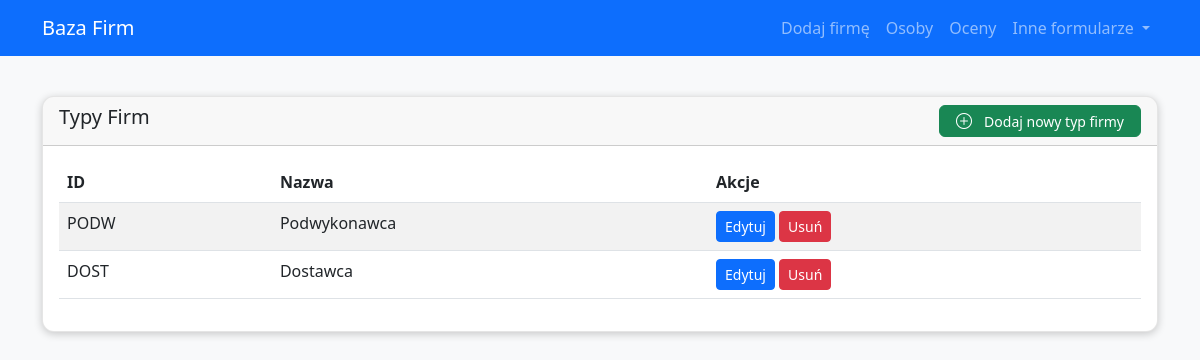
The page /company_types on the database as committed earlier.
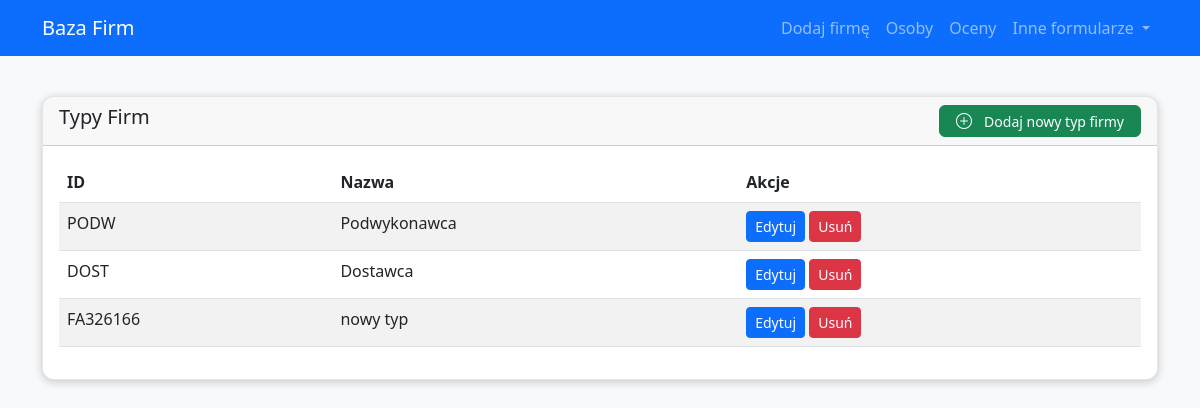
The same page on the database as committed later.
### app/models.py (models this page shows)
class FirmyTyp(db.Model):
    __tablename__ = 'FIRMY_TYP'
    ID_FIRMY_TYP = db.Column(db.Text, primary_key=True)
    Typ_firmy = db.Column(db.Text)
    firmy = db.relationship('Firmy', backref='typ_firmy', lazy='dynamic')

### app/routes.py (the view)
@main.route('/company_types')
def list_company_types():
    company_types = FirmyTyp.query.all()
    return render_template('company_types.html', items=company_types, title='Typy Firm')

### app/templates/company_types.html
{% extends 'base.html' %}
{% block content %}
<div class="row">
    <div class="col-12">
        <div class="card">
            <div class="card-header d-flex justify-content-between align-items-center">
                <h5 class="card-title">{{ title }}</h5>
                 <a href="{{ url_for('main.new_company_type') }}" class="btn btn-success btn-sm">
                    <i class="bi bi-plus-circle"></i> Dodaj nowy typ firmy
                </a>
            </div>
            <div class="card-body">
                <table class="table table-striped">
                    <thead>
                        <tr>
                            <th>ID</th>
                            <th>Nazwa</th>
                            <th>Akcje</th>
                        </tr>
                    </thead>
                    <tbody>
                        {% for item in items %}
                        <tr>
                            <td>{{ item.ID_FIRMY_TYP }}</td>
                            <td>{{ item.Typ_firmy }}</td>
                            <td>
                                <a href="{{ url_for('main.edit_company_type', id=item.ID_FIRMY_TYP) }}" class="btn btn-sm btn-primary">Edytuj</a>
                                <form action="{{ url_for('main.delete_company_type', id=item.ID_FIRMY_TYP) }}" method="POST" style="display: inline;">
                                    <button type="submit" class="btn btn-sm btn-danger" onclick="return confirm('Czy na pewno chcesz usunąć ten typ firmy?');">Usuń</button>
                                </form>
                            </td>
                        </tr>
                        {% endfor %}
                    </tbody>
                </table>
            </div>
        </div>
    </div>
</div>
{% endblock %}

### app/templates/base.html (shortened to what this page needs)
<!DOCTYPE html>
<html lang="pl">
    <head>
        <link href="https://cdn.jsdelivr.net/npm/bootstrap@5.3.0-alpha1/dist/css/bootstrap.min.css" rel="stylesheet">
        <link href="https://cdn.jsdelivr.net/npm/bootstrap-icons@1.10.0/font/bootstrap-icons.css" rel="stylesheet">
        <link href="https://cdn.jsdelivr.net/npm/select2@4.1.0-rc.0/dist/css/select2.min.css" rel="stylesheet" />
        <link href="{{ url_for('static', filename='css/main.css') }}" rel="stylesheet">
    </head>
    <body>
        <nav class="navbar navbar-expand-md navbar-dark bg-primary fixed-top">
            <div class="container">
                <a class="navbar-brand" href="{{ url_for('main.index') }}">Baza Firm</a>
                <div class="collapse navbar-collapse" id="navbarNav">
                    <ul class="navbar-nav ms-auto">
                        <li class="nav-item">
                            <a class="nav-link" href="{{ url_for('main.new_company') }}">Dodaj firmę</a>
                        </li>
                        <li class="nav-item">
                            <a class="nav-link" href="{{ url_for('main.list_persons') }}">Osoby</a>
                        </li>
                        <li class="nav-item">
                            <a class="nav-link" href="{{ url_for('main.list_ratings') }}">Oceny</a>
                        </li>
                        <li class="nav-item dropdown">
                            <a class="nav-link dropdown-toggle" href="#" id="navbarDropdown" role="button" data-bs-toggle="dropdown" aria-expanded="false">
                                Inne formularze
                            </a>
                        </li>
                    </ul>
                </div>
            </div>
        </nav>
        <div class="container pt-5 pb-4 mt-5">
            {% block content %}{% endblock %}
        </div>
    </body>
</html>

### app/static/css/main.css (style rules this page uses)
:root { --btn-primary-color: #0d6efd; --btn-secondary-color: #6c757d; --btn-success-color: #198754; --card-border-color: rgba(0, 0, 0, 0.1); }
body { background-color: #f8f9fa; position: relative; }
.nav-link { color: ofwhite; font-weight: 500; text-align: right; }
.card { border-radius: 12px; box-shadow: 0 2px 8px rgba(0, 0, 0, 0.2); margin-bottom: 1.5rem; border: 1px solid var(--card-border-color); overflow: hidden; transition: all 0.3s ease; }
.card-header .btn, .mobile-filter-content .btn { height: 32px; display: inline-flex; align-items: center; justify-content: center; gap: 0.5rem; font-weight: 500; border-radius: 0.375rem; transition: all 0.2s ease; padding: 0.375rem 0.75rem; }
.d-grid.gap-2.mt-4, .d-flex.justify-content-between { display: flex !important; flex-wrap: wrap; justify-content: space-between; gap: 8px; }
.btn .bi { font-size: 1rem; margin-right: 0.25rem; }
.d-flex.justify-content-between .btn { min-width: 150px; padding: 0.5rem 1rem; font-weight: 500; display: inline-flex; align-items: center; justify-content: center; gap: 0.5rem; }
.bi { font-size: 1rem; line-height: 1; vertical-align: middle; }

Rows that differ between the two databases and show on the page:
added FirmyTyp: ID_FIRMY_TYP "FA326166", Typ_firmy "nowy typ"
